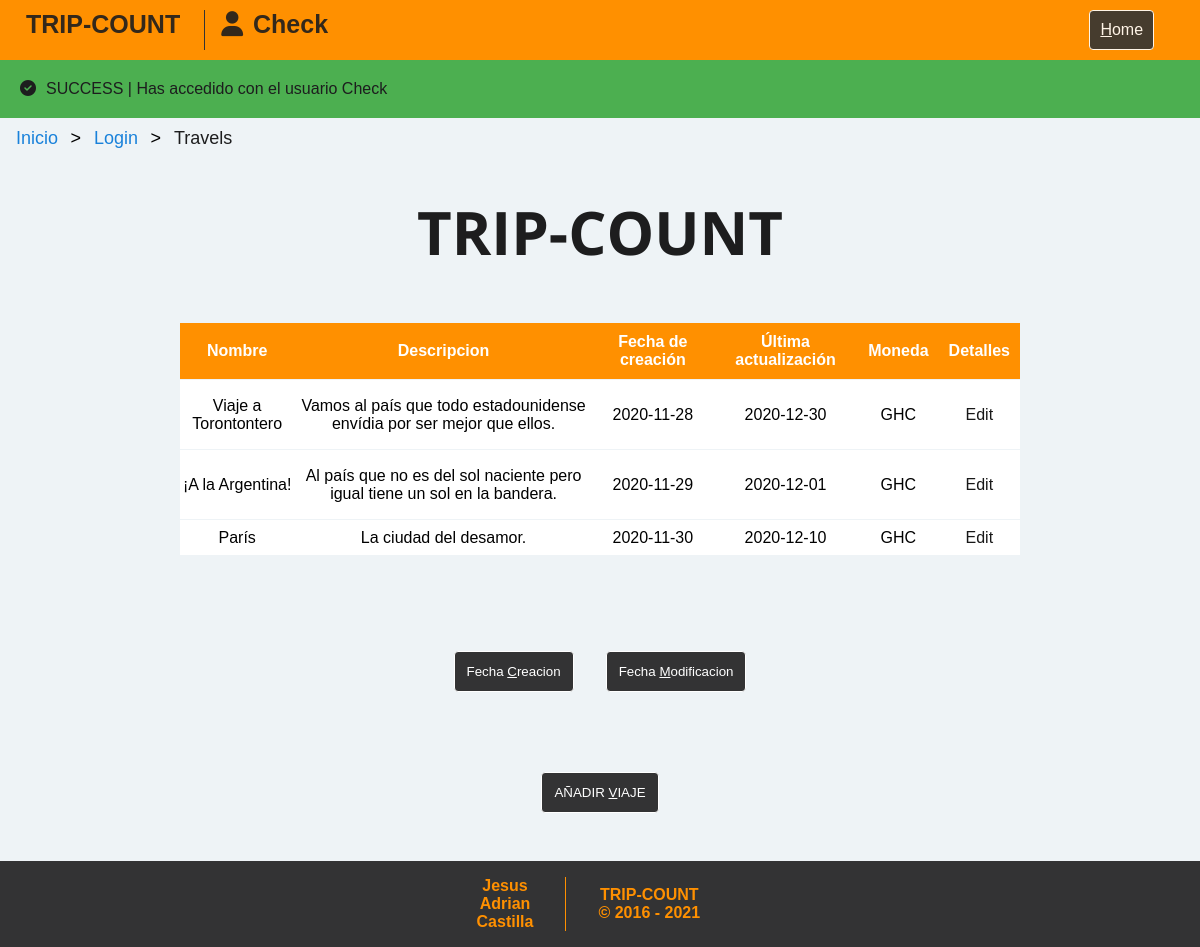
Screenshot of /home.php (signed in) with the database file from the repository.
### tables this page shows
CREATE TABLE travels (
	id_travel MEDIUMINT NOT NULL AUTO_INCREMENT,
	t_name VARCHAR(100) NOT NULL,
	t_description VARCHAR(500) NOT NULL,
	t_creation DATE NOT NULL,
	t_update DATE NOT NULL,
	id_currency MEDIUMINT,
	FOREIGN KEY(id_currency) references currency(id_currency),
	PRIMARY KEY(id_travel)
);

CREATE TABLE currency (
	id_currency MEDIUMINT NOT NULL AUTO_INCREMENT,
	country VARCHAR(100),
	currency VARCHAR(100),
	code VARCHAR(100),
	symbol VARCHAR(100),
	PRIMARY KEY(id_currency)
);

### home.php (the view, shortened to what this page needs)
<!DOCTYPE html>
<html>
<head>
    <link href="//netdna.bootstrapcdn.com/font-awesome/3.2.1/css/font-awesome.css" rel="stylesheet">
    <link rel="stylesheet" href="styles/home.css">
    <link rel="stylesheet" href="styles/main.css">
    <?php include_once(dirname(__DIR__).'/Trip-Count/static/php/functions.php'); ?>
</head>
<body>
<?php include_once(dirname(__DIR__).'/Trip-Count/static/php/functions.php'); ?>
  <?php include_once(dirname(__DIR__) . "/Trip-Count/static/header.php");?>
  <div><?php systemMSG('success', 'Has accedido con el usuario ' . $_SESSION["name"])?></div>
  <ul class="breadcrumb">
    <li><a href="index.php">Inicio</a></li>
    <li><a href="login.php">Login</a></li>
    <li>Travels</li>
</ul>
  <section class="container main-content">
        <h1>TRIP-COUNT </h1>
    <div class="container espacidotabla">
            <?php
            $hostname = "localhost";
            $dbname = "tripcount";
            $username = "proyecto";
            $password = "P@ssw0rd";
            $pdo = new PDO("mysql:host=$hostname;dbname=$dbname", $username, $password);
            ?>
            <table class='tabla'>
                <thead class="alert-info">
                    <tr>
                        <th>Nombre</th>
                        <th>Descripcion</th>
                        <th>Fecha de creación</th>
                        <th>Última actualización</th>
                        <th>Moneda</th>
                        <th>Detalles</th>
                    </tr>
                </thead>
                <tbody>
                    <?php
                    if(ISSET($_POST['t_creation'])){
                        $query = $pdo->prepare("SELECT id_travel, t_name, t_description, t_creation, t_update, code FROM travels tra LEFT JOIN currency cur ON tra.id_currency = cur.id_currency WHERE id_travel IN (SELECT id_travel FROM users_travels WHERE id_user = :id_user) ORDER BY `t_creation` ASC");
                        $query->bindParam(':id_user', $_SESSION['user_id']);
                        $query->execute();
                        systemMSG('info', 'Se ha ordenado por fecha de creacion ');
                        while($row = $query->fetch()){
                           echo "<tr onclick='details(".$row['id_travel'].")' id='".$row['id_travel']."'>
                            <td>".$row['t_name']."</td>
                            <td>".$row['t_description']."</td>
                            <td>".$row['t_creation']."</td>
                            <td>".$row['t_update']."</td>
                            <td>".$row['code']."</td>
                            <td><a href='edit_trip.php?id_travel=".$row['id_travel']."'>Edit</a></td>
                            </tr>";
                            $details_query = $pdo->prepare("SELECT expense_date, amount, name FROM expenses exp LEFT JOIN user_expenses ue ON exp.id_expense = ue.id_expense LEFT JOIN users u ON ue.id_user = u.id_user WHERE id_travel = :id ORDER by 1");
                            $details_query->bindParam(':id', $row['id_travel']);
                            $details_query->execute();
                            while($details_row = $details_query->fetch()){
                                echo "<tr class = 'details details".$row['id_travel']."'>
                                <td>Data despesa: ".$details_row['expense_date']."</td>
                                <td>Quantitat: ".$details_row['amount']."</td>
                                <td>Usuari: ".$details_row['name']."</td>
                                </tr>";
                            }
                            $total_query = $pdo->prepare("SELECT sum(amount) FROM expenses WHERE id_travel = :id GROUP BY id_travel");
                            $total_query->bindParam(':id', $row['id_travel']);
                            $total_query->execute();
                            $found = False;
                            while($total = $total_query->fetch()){
                                $found = True;
                                echo "
                                <tr class = 'details details".$row['id_travel']."'>
                                <td>Despesa total: ".$total['sum(amount)']."</td>
                                <td><a href='./enter_payments.php'>Afegir pagament</a></td>
                                <td><a href=''>Gestionar usuaris</a></td>
                                <td><a href='./balanç.php'>Balanç</a></td>
                                </tr>";
                            }
                            if ($found == False) {
                                echo "
                                <tr class = 'details details".$row['id_travel']."'>
                                <td>Despesa total: 0</td>
                                <td><a href='./enter_payments.php'>Afegir pagament</a></td>
                                <td><a href=''>Gestionar usuaris</a></td>
                                <td><a href='./balanç.php'>Balanç</a></td>
                                </tr>";
                            }
                        }
                    }else{
                        $query = $pdo->prepare("SELECT id_travel, t_name, t_description, t_creation, t_update, code FROM travels tra LEFT JOIN currency cur ON tra.id_currency = cur.id_currency WHERE id_travel IN (SELECT id_travel FROM users_travels WHERE id_user = :id_user) ORDER BY `id_travel` ASC");
                        $query->bindParam(':id_user', $_SESSION['user_id']);
                        $query->execute();
                        while($row = $query->fetch()){
                           echo "<tr onclick='details(".$row['id_travel'].")' id='".$row['id_travel']."'>
                            <td>".$row['t_name']."</td>
                            <td>".$row['t_description']."</td>
                            <td>".$row['t_creation']."</td>
                            <td>".$row['t_update']."</td>
                            <td>".$row['code']."</td>
                            <td><a href='edit_trip.php?id_travel=".$row['id_travel']."'>Edit</a></td>
                            </tr>";
                        }
                    }
        ?></p>
<p> </tbody><br />
</table></p>
</div>
<div>
   <form method="POST" action=""><br/>
        <button  class="button aviaje" name="t_creation" accesskey="c">Fecha <u>C</u>reacion</button>
        <button  class="button aviaje" name="t_update" accesskey="m">Fecha <u>M</u>odificacion</button>
    </form>
</div>
    <button class="button aviaje" onclick="wraper()" id="btnAÃ±adirViaje" accesskey="v"> <span>AÑADIR <u>V</u>IAJE</span></button>
  </section>
  <?php include_once(dirname(__DIR__) . "/Trip-Count/static/footer.php");?>
</body>
</html>

### static/header.php
<header>
<?php
if (($_SERVER['REQUEST_URI'] === '/Trip-Count/login.php') || ($_SERVER['REQUEST_URI'] === '/Trip-Count/register.php')) {
    echo '<div class="header">
    <div class="tripcount">
      <a class="logo">TRIP-COUNT</a>
    </div>
    <div>';
    if(isset($_SESSION)){
      echo '<span class="user">' . $_SESSION["name"] . '</span>';
    }
    echo '
    </div>
  </div>';
} else {
  echo '<div class="header">
    <div class="tripcount">
      <a class="logo">TRIP-COUNT</a>
    </div>
    <div>';
    if(isset($_SESSION)){
      echo '<a class="logo"><span class="user">' . $_SESSION["name"] . '</span></a>';
    }
    echo '
    </div>
    <div class="header-right">
      <a class="button" href="home.php" accesskey="h"><span><u>H</u>ome</span></a>
    </div>
  </div>';
}
?>
</header>

### static/php/functions.php
<?php
    function systemMSG($state, $msg) {
        if ($state == 'info'){
            echo '<div class="info"><span>INFO | '. $msg .'</span></div>';
        } elseif ($state == 'warning') {
            echo '<div class="warning"><span>WARNING | '. $msg .'</span></div>';
        } elseif ($state == 'success') {
            echo '<div class="success"><span>SUCCESS | '. $msg .'</span></div>';
        } elseif ($state == 'error') {
            echo '<div class="error"><span>ERROR | '. $msg .'</span></div>';
        }
    }
?>

### static/footer.php
<footer>
    <div class="footer">
        <div class="names">
            <ul>
                <li>Jesus</li>
                <li>Adrian</li>
                <li>Castilla</li>
            </ul>
        </div>
        <div class="copyright">
            <p>TRIP-COUNT</p>
            <p>© 2016 - <?php echo date("Y")?> </p>
        </div>
    </div>
</footer>

### styles/home.css (style rules this page uses)
* { margin: 0; padding: 0; box-sizing: border-box; }
html { font: normal 16px sans-serif; color: #1D1D1E; }
a { text-decoration: none; color: inherit; cursor: pointer; opacity: 0.9; }
section { display: flex; flex-direction: column; align-items: center; }
.container { min-height: 100%; color: #1D1D1E; text-align: center; }
.container h1 { font: bold 60px 'Open Sans', sans-serif; margin-bottom: 2rem; margin-top: 2rem; }
.tabla { border-collapse: collapse; color: #fff; width: 100%; height: 100%; }
.espacidotabla { display: flex; flex-direction: column; justify-content: center; width: 70%; height: 250px; }
th { background-color: #FF9000; padding: 10px; }
td { background: #fff; color: #000; border-top: 1px solid #EEF3F6; }
form { display: flex; justify-content: center; margin-top: 2rem; }

### styles/main.css (style rules this page uses)
* { margin: 0; font-family: Arial, Helvetica, sans-serif; }
html { height: 100%; }
body { overflow-x: hidden; display: flex; flex-direction: column; min-height: 100%; background: #EEF3F6; }
ul.breadcrumb { padding: 10px 16px; list-style: none; }
ul.breadcrumb li { display: inline; font-size: 18px; }
ul.breadcrumb li+li:before { padding: 8px; color: black; content: ">\00a0"; }
ul.breadcrumb li a { color: #0275d8; text-decoration: none; }
.header { display: flex; background-color: #FF9000; padding: 10px 10px; }
.header a.logo { font-size: 25px; font-weight: bold; margin-left: 1rem; }
.tripcount { border-right: solid #333334 1px; padding-right: 1.5rem; }
.header-right { width: 70%; display: flex; justify-content: flex-end; align-items: center; }
header span.user::before { font-family: FontAwesome; content: "\f007"; }
.button { background-color: #333334; border: solid 1px white; color: white; transition: 0.5s; padding: 10px; border-radius: 4px; cursor:pointer }
.button span { cursor: pointer; display: inline-block; position: relative; transition: 0.5s; }
.button span:after { content: '\00bb'; position: absolute; opacity: 0; top: 0; right: -50px; transition: 0.5s; }
ul { list-style: none; }
header { flex: 0 0 auto; }
.main-content { display: flex; align-items: center; flex: 1 0 auto; flex-direction: column; justify-content: center; }
footer { flex: 0 0 auto; }
.footer { width: 100%; display: flex; flex: 0 0 auto; background-color: #333334; color: #FF9000; text-align: center; justify-content: center; font-weight: bold; align-items: center; padding: 1rem; }
.names { display: flex; margin-right : 2rem; align-items: center; text-align: center; border-right: solid #FF9000 1px; height: 80%; padding-right: 2rem; }
.copyright { display: flex; align-items: center; flex-direction: column; margin-right : 2%; }
span::before { margin-right: 10px; }
.success { background-color: #4CAF50; padding: 20px; }
.success span::before { font-family: FontAwesome; content: '\f058'; }
.aviaje { margin: 1rem; margin-top: 4rem; padding: 12px; border-radius: 4px; }
.aviaje span::after { font-family: FontAwesome; content: "\f055"; }

### rows the page displays
travels: t_name "Viaje a Torontontero", t_description "Vamos al país que todo estadounidense envídia por ser mejor que ellos.", t_creation "2020-11-28", t_update "2020-12-30", id_currency.code "GHC"
travels: t_name "¡A la Argentina!", t_description "Al país que no es del sol naciente pero igual tiene un sol en la bandera.", t_creation "2020-11-29", t_update "2020-12-01", id_currency.code "GHC"
travels: t_name "París", t_description "La ciudad del desamor.", t_creation "2020-11-30", t_update "2020-12-10", id_currency.code "GHC"

### other values shown
$_SESSION["name"] "Check"
$msg "Has accedido con el usuario Check"
